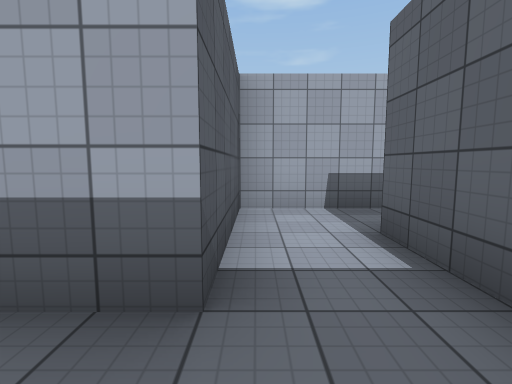
[1] (above)

15 first-person views from a walk through a Unity game level. The camera is 1.4 m above the floor, tilts 6° down and sees 85° across. The floor is counted in squares, 2 m on a side. Each view is taken from the middle of a square. On the plan, view 1 faces up. The plan holds only what a view shows up to about 9 squares ahead; the rest is blank. The place goes on beyond the plan. The player is left out. Surface patterns are stand-ins for the level's own textures.

[2]
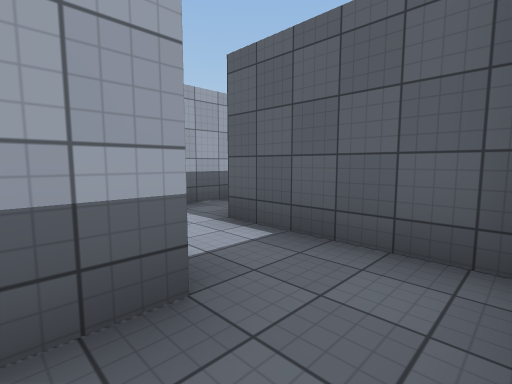

[3]
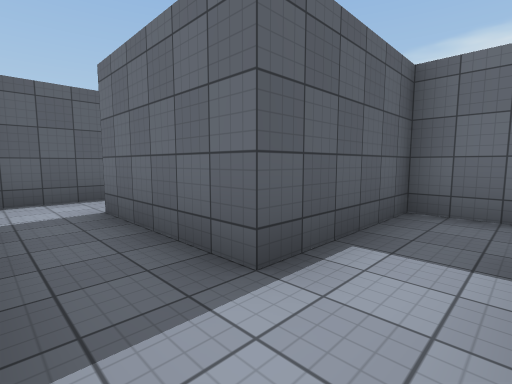

[4]
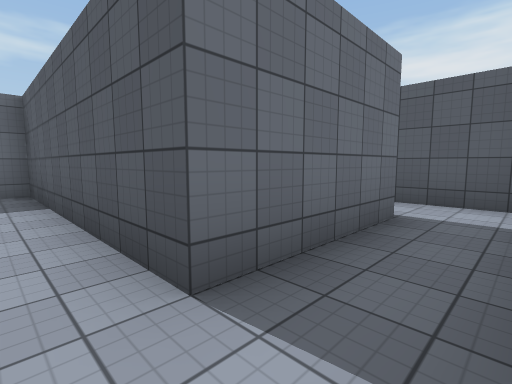

[5]
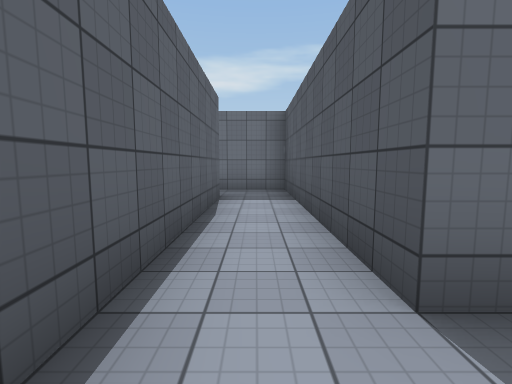

[6]
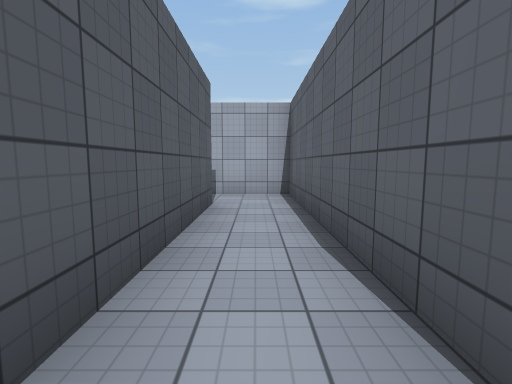

[7]
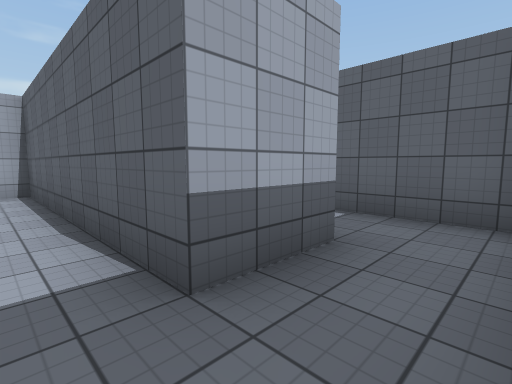

[8]
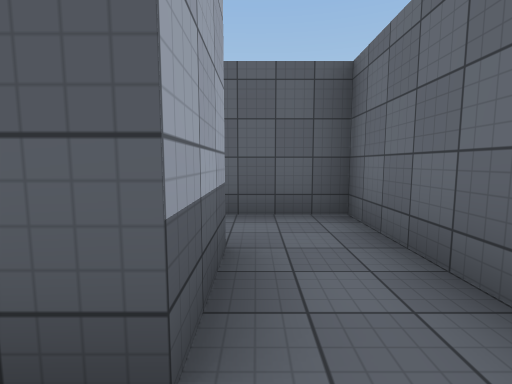

[9]
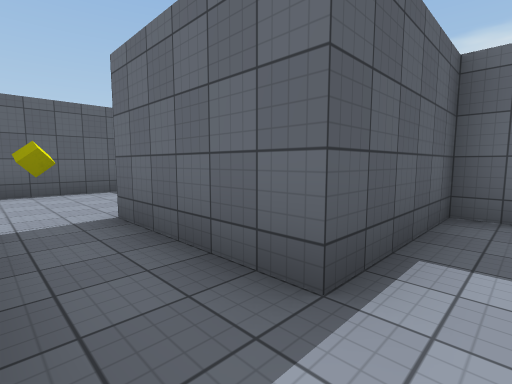

[10]
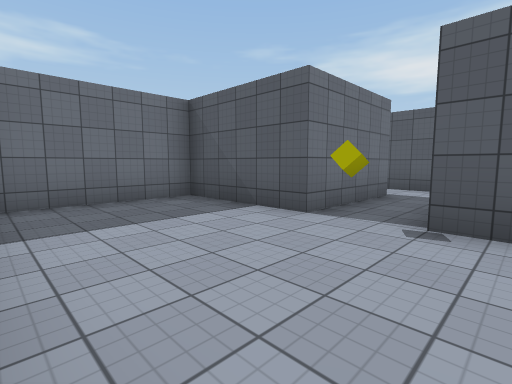

[11]
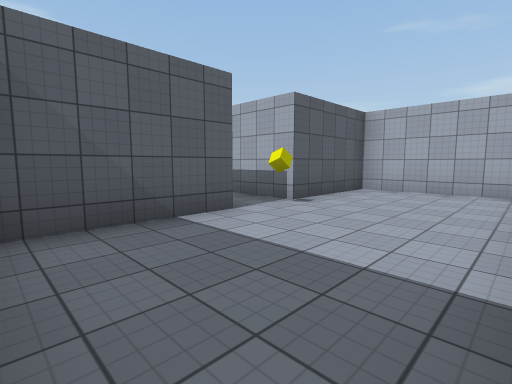

[12]
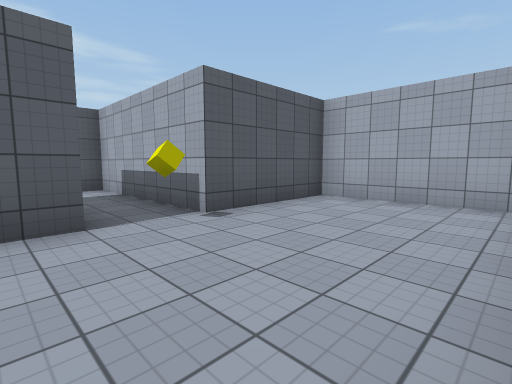

[13]
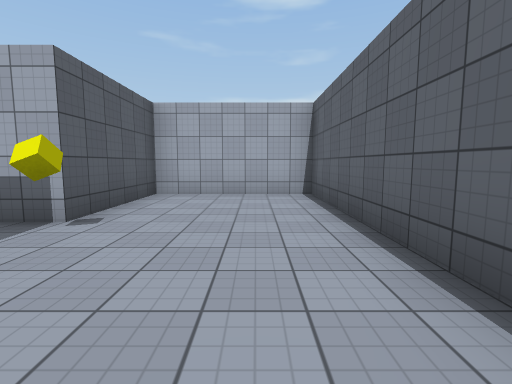

[14]
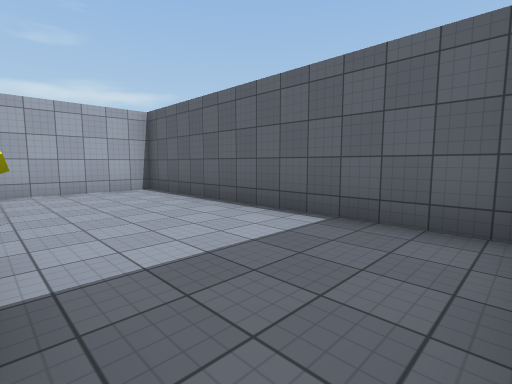

[15]
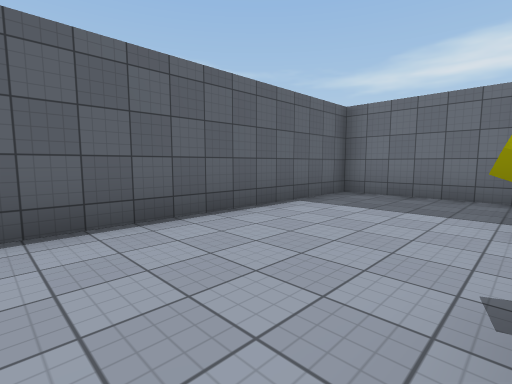

### Floor plan
Ten units are one square. View 1 is at (0, 0); x grows to the right and y downward. Boxes are objects, and circles mark ways between rooms. Rooms are numbered by the first view taken in them; rooms with no view inside come last. Other rooms are left out.
<svg viewBox="-45 -48 203 86">
<path fill="none" stroke="#000" d="M1 3 13 3 13 -28M-3 -24 -3 -12M-3 -12 -12 -12M25 -43 -3 -43 -3 -24M13 -28 42 -28 42 33 54 33M58 18 58 -43 40 -43M88 3 118 3 118 33 153 33 153 -43 118 -43 118 -12 72 -12 72 9M74 18 58 18M54 33 88 33 88 3"/>
<circle cx="-10" cy="-5" r="3" fill="#2a7"/>
<circle cx="5" cy="-20" r="3" fill="#2a7"/>
<circle cx="65" cy="25" r="3" fill="#2a7"/>
<circle cx="80" cy="10" r="3" fill="#2a7"/>
<text x="0" y="-10">1</text>
<text x="-40" y="-10">2</text>
<text x="30" y="-30">3</text>
<text x="130" y="-10">4</text>
<text x="70" y="20">5</text>
</svg>
Room 1 opens to room 2. Room 1 opens to room 3. Room 3 opens to room 5. Room 4 opens to room 5.

Where each view was taken, in squares from view 1:
view 1: 0 up, 0 right, facing up
view 2: 0 up, 1 left, facing up-right
view 3: 4 up, 0 right, facing down-right
view 4: 4 up, 5 right, facing down-left
view 5: 4 up, 5 right, facing down
view 6: 2 down, 5 right, facing up
view 7: 3 down, 5 right, facing up-right
view 8: 2 down, 5 right, facing right
view 9: 1 up, 8 right, facing down-right
view 10: 2 up, 15 right, facing down-left
view 11: 3 down, 15 right, facing up-left
view 12: 1 down, 15 right, facing up-left
view 13: 2 down, 14 right, facing up
view 14: 3 down, 12 right, facing up-right
view 15: 3 up, 12 right, facing down-right
